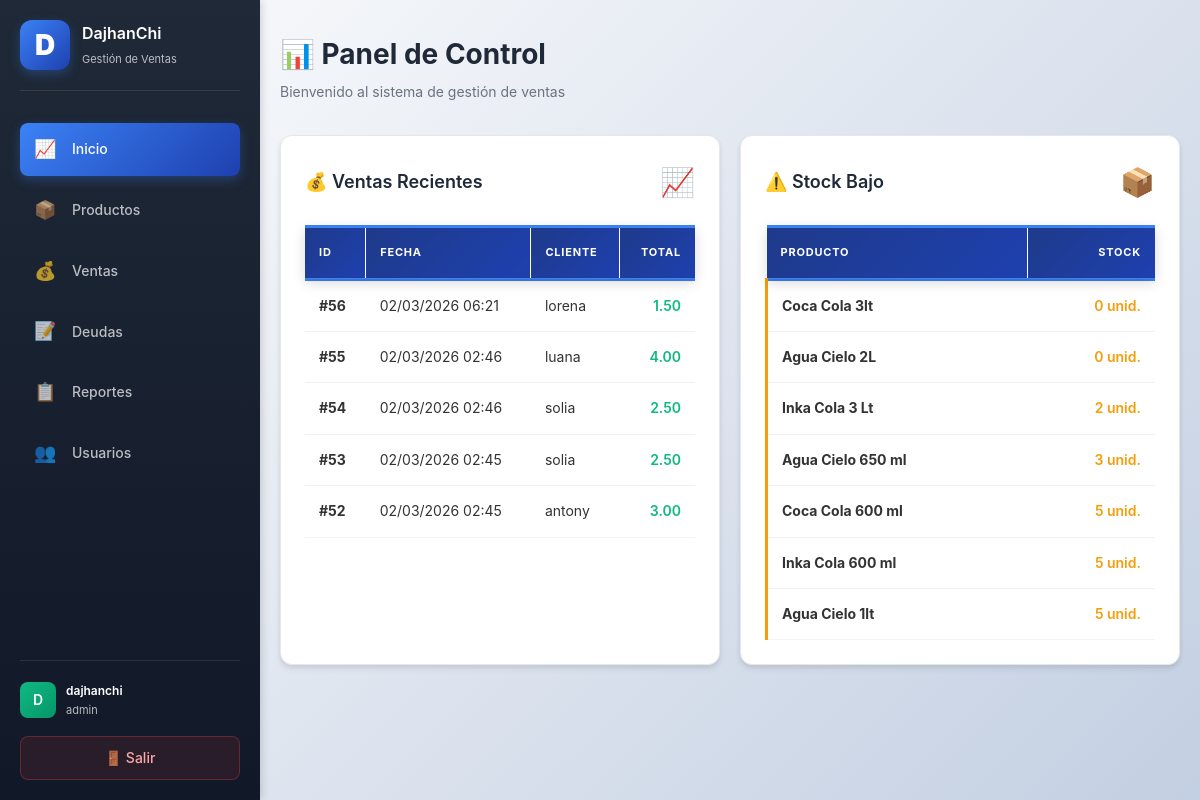
Screenshot of / (signed in) with the database file from the repository.
### app.py (models this page shows, shortened)
class Sale(db.Model):
    id = db.Column(db.Integer, primary_key=True)
    user_id = db.Column(db.Integer, db.ForeignKey("user.id"), nullable=False, index=True)
    created_at = db.Column(db.DateTime, nullable=False, default=datetime.utcnow, index=True)
    customer_name = db.Column(db.String(160))
    payment_method = db.Column(db.String(20), nullable=False, default="efectivo")  # efectivo, yape, fiado
    total_cents = db.Column(db.Integer, nullable=False, default=0)
    paid_cents = db.Column(db.Integer, nullable=False, default=0)
    payment_status = db.Column(db.String(20), nullable=False, default="pagado")  # pagado, pendiente, parcial
    user = db.relationship("User", backref=db.backref("sales", lazy=True))

class Product(db.Model):
    id = db.Column(db.Integer, primary_key=True)
    user_id = db.Column(db.Integer, db.ForeignKey("user.id"), nullable=False, index=True)
    name = db.Column(db.String(160), nullable=False, index=True)
    sku = db.Column(db.String(64), nullable=True, index=True)
    package_cost_cents = db.Column(db.Integer, nullable=False, default=0)
    package_quantity = db.Column(db.Integer, nullable=False, default=1)
    cost_cents = db.Column(db.Integer, nullable=False, default=0)
    price_cents = db.Column(db.Integer, nullable=False, default=0)
    stock = db.Column(db.Integer, nullable=False, default=0, index=True)
    user = db.relationship("User", backref=db.backref("products", lazy=True))

### app.py (the view)
@app.route("/")
@login_required
def dashboard():
    user_id = session.get("user_id")
    recent_sales = Sale.query.filter_by(user_id=user_id).options(db.joinedload(Sale.items)).order_by(Sale.created_at.desc()).limit(5).all()
    low_stock = Product.query.filter(Product.user_id == user_id, Product.stock <= 5).order_by(Product.stock.asc()).limit(10).all()
    return render_template("dashboard.html", recent_sales=recent_sales, low_stock=low_stock)

### app.py (called while the page is built, shortened)
@app.before_request
def init_db_once():
    global _db_initialized
    if _db_initialized:
        return

@app.template_filter("money")
def format_money(cents):
    if cents is None:
        return "0.00"
    return f"{cents / 100:.2f}"

def login_required(view):
    @wraps(view)
    def wrapped(*args, **kwargs):
        if not session.get("user_id"):
            return redirect(url_for("login"))
        return view(*args, **kwargs)
    return wrapped

### templates/dashboard.html
{% extends "base.html" %}
{% block content %}
<div class="page-head">
    <div>
        <h1>📊 Panel de Control</h1>
        <p style="color: #6b7280; margin: 4px 0 0 0;">Bienvenido al sistema de gestión de ventas</p>
    </div>
</div>
<div class="grid">
    <div class="card">
        <div style="display: flex; align-items: center; justify-content: space-between; margin-bottom: 20px;">
            <h2 style="margin: 0;">💰 Ventas Recientes</h2>
            <span style="font-size: 28px;">📈</span>
        </div>
        {% if recent_sales %}
        <table>
            <thead>
                <tr>
                    <th>ID</th>
                    <th>Fecha</th>
                    <th>Cliente</th>
                    <th style="text-align: right;">Total</th>
                </tr>
            </thead>
            <tbody>
            {% for sale in recent_sales %}
                <tr>
                    <td><strong>#{{ sale.id }}</strong></td>
                    <td>{{ sale.created_at.strftime("%d/%m/%Y %H:%M") }}</td>
                    <td>{{ sale.customer_name or "Cliente genérico" }}</td>
                    <td style="text-align: right; color: #10b981; font-weight: 600;">{{ sale.total_cents | money }}</td>
                </tr>
            {% endfor %}
            </tbody>
        </table>
        {% else %}
        <div style="text-align: center; padding: 32px 0; color: #9ca3af;">
            <p style="font-size: 32px; margin: 0;">📭</p>
            <p style="margin: 12px 0 0 0;">No hay ventas registradas aún</p>
        </div>
        {% endif %}
    </div>
    <div class="card">
        <div style="display: flex; align-items: center; justify-content: space-between; margin-bottom: 20px;">
            <h2 style="margin: 0;">⚠️ Stock Bajo</h2>
            <span style="font-size: 28px;">📦</span>
        </div>
        {% if low_stock %}
        <table>
            <thead>
                <tr>
                    <th>Producto</th>
                    <th style="text-align: right;">Stock</th>
                </tr>
            </thead>
            <tbody>
            {% for product in low_stock %}
                <tr style="border-left: 3px solid #f59e0b;">
                    <td><strong>{{ product.name }}</strong></td>
                    <td style="text-align: right; color: #f59e0b; font-weight: 600;">{{ product.stock }} unid.</td>
                </tr>
            {% endfor %}
            </tbody>
        </table>
        {% else %}
        <div style="text-align: center; padding: 32px 0; color: #9ca3af;">
            <p style="font-size: 32px; margin: 0;">✓</p>
            <p style="margin: 12px 0 0 0; color: #10b981;">Todos los productos tienen stock suficiente</p>
        </div>
        {% endif %}
    </div>
</div>
{% endblock %}

### templates/base.html (shortened to what this page needs)
<!doctype html>
<html lang="es">
<head>
    <link rel="stylesheet" href="{{ url_for('static', filename='style.css') }}">
</head>
<body>
{% if session.get('user_id') %}
<div class="app-layout">
    <aside class="sidebar">
        <div class="sidebar-header">
            <div style="width: 50px; height: 50px; background: linear-gradient(135deg, #3b82f6 0%, #1e40af 100%); border-radius: 12px; display: flex; align-items: center; justify-content: center; font-weight: 900; font-size: 28px; color: white; box-shadow: 0 4px 12px rgba(59, 130, 246, 0.3);">D</div>
            <div style="flex: 1;">
                <h2 style="margin: 0; font-size: 16px; color: white;">DajhanChi</h2>
                <p style="margin: 4px 0 0 0; font-size: 11px; color: rgba(255,255,255,0.7);">Gestión de Ventas</p>
            </div>
        </div>
        <nav class="sidebar-nav">
            <a href="{{ url_for('dashboard') }}" class="nav-item" {% if request.endpoint == 'dashboard' %}data-active="true"{% endif %}>
                <span>📈</span>
                <span>Inicio</span>
            </a>
            <a href="{{ url_for('products') }}" class="nav-item" {% if request.endpoint == 'products' %}data-active="true"{% endif %}>
                <span>📦</span>
                <span>Productos</span>
            </a>
            <a href="{{ url_for('sales') }}" class="nav-item" {% if request.endpoint == 'sales' %}data-active="true"{% endif %}>
                <span>💰</span>
                <span>Ventas</span>
            </a>
            <a href="{{ url_for('debts') }}" class="nav-item" {% if request.endpoint in ['debts', 'payment_register', 'customer_payment_register', 'debt_customer_receipt'] %}data-active="true"{% endif %}>
                <span>📝</span>
                <span>Deudas</span>
            </a>
            <a href="{{ url_for('reports') }}" class="nav-item" {% if request.endpoint == 'reports' %}data-active="true"{% endif %}>
                <span>📋</span>
                <span>Reportes</span>
            </a>
            <a href="{{ url_for('users') }}" class="nav-item" {% if request.endpoint == 'users' %}data-active="true"{% endif %}>
                <span>👥</span>
                <span>Usuarios</span>
            </a>
        </nav>
        <div class="sidebar-footer">
            <div class="user-info">
                <div style="width: 36px; height: 36px; background: linear-gradient(135deg, #10b981 0%, #059669 100%); border-radius: 8px; display: flex; align-items: center; justify-content: center; color: white; font-weight: 600;">{{ session.get('username', 'U')[0].upper() }}</div>
                <div>
                    <p style="margin: 0; font-size: 12px; color: white; font-weight: 600;">{{ session.get('username', 'Usuario') }}</p>
                    <p style="margin: 2px 0 0 0; font-size: 11px; color: rgba(255,255,255,0.7);">{{ session.get('role', 'user') }}</p>
                </div>
            </div>
            <a href="{{ url_for('logout') }}" class="logout-btn">🚪 Salir</a>
        </div>
    </aside>
    <div class="main-content">
        <div class="container">
            {% block content %}{% endblock %}
        </div>
    </div>
</div>
{% endif %}
</body>
</html>

### static/style.css (style rules this page uses)
:root { --primary: #3b82f6; --primary-dark: #1e40af; --primary-light: #dbeafe; --secondary: #6366f1; --success: #10b981; --danger: #ef4444; --warning: #f59e0b; --dark: #1f2937; --gray: #6b7280; --light: #f3f4f6; --border: #e5e7eb; --shadow: 0 4px 6px rgba(0, 0, 0, 0.07), 0 2px 4px rgba(0, 0, 0, 0.05); --shadow-lg: 0 10px 15px rgba(0, 0, 0, 0.1), 0 4px 6px rgba(0, 0, 0, 0.05); --transition: all 0.15s ease; }
* { box-sizing: border-box; }
html { scroll-behavior: auto; }
body { font-family: -apple-system, BlinkMacSystemFont, "Segoe UI", "Roboto", "Oxygen", "Ubuntu", "Cantarell", sans-serif; margin: 0; background: linear-gradient(135deg, #f5f7fa 0%, #c3cfe2 100%); color: var(--dark); min-height: 100vh; line-height: 1.6; font-size: 14px; will-change: auto; }
.app-layout { display: flex; height: 100vh; }
.sidebar { width: 260px; background: linear-gradient(180deg, #1f2937 0%, #111827 100%); color: white; padding: 20px; display: flex; flex-direction: column; box-shadow: 2px 0 8px rgba(0, 0, 0, 0.15); position: fixed; height: 100vh; left: 0; top: 0; z-index: 200; overflow-y: auto; }
.sidebar-header { display: flex; align-items: center; gap: 12px; margin-bottom: 32px; padding-bottom: 20px; border-bottom: 1px solid rgba(255, 255, 255, 0.1); }
.sidebar-nav { flex: 1; display: flex; flex-direction: column; gap: 8px; }
.nav-item { display: flex; align-items: center; gap: 14px; padding: 12px 14px; color: rgba(255, 255, 255, 0.7); text-decoration: none; border-radius: 8px; transition: var(--transition); font-weight: 500; font-size: 14px; }
.nav-item[data-active="true"] { background: linear-gradient(135deg, #3b82f6 0%, #1e40af 100%); color: white; box-shadow: 0 4px 12px rgba(59, 130, 246, 0.3); text-decoration: none; }
.nav-item span:first-child { font-size: 18px; min-width: 24px; }
.sidebar-footer { padding-top: 20px; border-top: 1px solid rgba(255, 255, 255, 0.1); }
.user-info { display: flex; align-items: center; gap: 10px; margin-bottom: 16px; }
.logout-btn { display: block; width: 100%; padding: 10px 12px; background: rgba(239, 68, 68, 0.1); color: #fca5a5; text-decoration: none; border-radius: 8px; text-align: center; font-weight: 500; transition: var(--transition); border: 1px solid rgba(239, 68, 68, 0.3); }
.main-content { margin-left: 260px; flex: 1; overflow-y: auto; background: linear-gradient(135deg, #f5f7fa 0%, #c3cfe2 100%); }
.container { max-width: 1200px; margin: 32px auto; padding: 0 20px; width: 100%; }
.page-head { display: flex; justify-content: space-between; align-items: center; margin-bottom: 32px; gap: 24px; flex-wrap: wrap; }
.page-head h1 { font-size: 28px; margin: 0; color: var(--dark); font-weight: 700; }
.card { background: #fff; border-radius: 12px; padding: 24px; box-shadow: var(--shadow); margin-bottom: 20px; border: 1px solid var(--border); transition: var(--transition); }
.card h2 { margin-top: 0; margin-bottom: 20px; color: var(--dark); font-size: 18px; font-weight: 600; }
.grid { display: grid; gap: 20px; grid-template-columns: repeat(auto-fit, minmax(300px, 1fr)); }
table { width: 100%; border-collapse: collapse; font-size: 14px; table-layout: auto; position: relative; }
thead { background: linear-gradient(135deg, #1e3a8a 0%, #1e40af 100%); border-top: 3px solid #3b82f6; border-bottom: 3px solid #3b82f6; position: sticky; top: 0; z-index: 100; box-shadow: 0 4px 12px rgba(0, 0, 0, 0.15); }
th { text-align: left; padding: 16px 14px; font-weight: 700; color: #ffffff; text-transform: uppercase; letter-spacing: 0.8px; font-size: 11px; background: linear-gradient(135deg, #1e3a8a 0%, #1e40af 100%); border-right: 1px solid rgba(255, 255, 255, 0.1); }
th:last-child { border-right: none; }
td { text-align: left; padding: 14px; border-bottom: 1px solid #f0f0f0; color: #333; vertical-align: middle; }
tbody tr { transition: all 0.2s ease; background: #ffffff; border-bottom: 1px solid #f3f4f6; }
tbody tr:last-child td { border-bottom: none; }
h1 { color: var(--dark); font-size: 28px; font-weight: 700; }
h2 { color: var(--dark); font-size: 20px; font-weight: 600; }
a { color: var(--primary); text-decoration: none; transition: color 0.1s ease; }

### rows the page displays
Sale: id "56", created_at "02/03/2026 06:21", customer_name "lorena", total_cents "1.50"
Sale: id "55", created_at "02/03/2026 02:46", customer_name "luana", total_cents "4.00"
Sale: id "54", created_at "02/03/2026 02:46", customer_name "solia", total_cents "2.50"
Sale: id "53", created_at "02/03/2026 02:45", customer_name "solia", total_cents "2.50"
Sale: id "52", created_at "02/03/2026 02:45", customer_name "antony", total_cents "3.00"
Product: name "Coca Cola 3lt", stock "0"
Product: name "Agua Cielo 2L", stock "0"
Product: name "Inka Cola 3 Lt", stock "2"
Product: name "Agua Cielo 650 ml", stock "3"
Product: name "Coca Cola 600 ml", stock "5"
Product: name "Inka Cola 600 ml", stock "5"
Product: name "Agua Cielo 1lt", stock "5"

### other values shown
{{ session.get('username', 'U')[0].upper() }} "D"
{{ session.get('username', 'Usuario') }} "dajhanchi"
{{ session.get('role', 'user') }} "admin"
